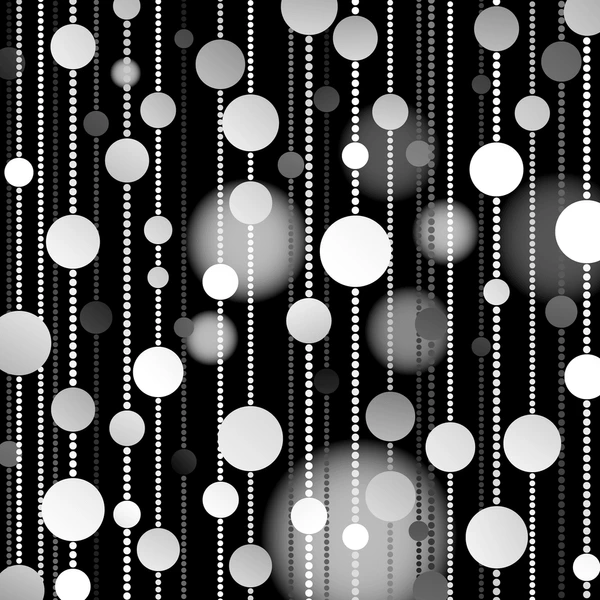
#> input picture aliasing.webp, 600 x 600 px
$ jupyter execute clase18_04_24.ipynb
#> lines starting #> are read from the running program, lines starting #| are printed output that depends on the picture
[cell 1]
import cv2
import numpy as np
import matplotlib.pyplot as plt

def conv_horizontal(img, mascara1):
    mascara=np.ones((1,mascara1),np.float32)/mascara1
    img_conv=cv2.filter2D(img,-1,mascara)
    return img_conv

image=cv2.imread('aliasing.webp')
#> image is the input picture: shape (600, 600, 3); mean B, G, R 81.1, 81.1, 81.1
img_rgb=cv2.cvtColor(image, cv2.COLOR_BGR2RGB)

img_r=conv_horizontal(img_rgb[:,:,0],111)
#> in conv_horizontal, `img_conv=cv2.filter2D(img,-1,mascara)`:
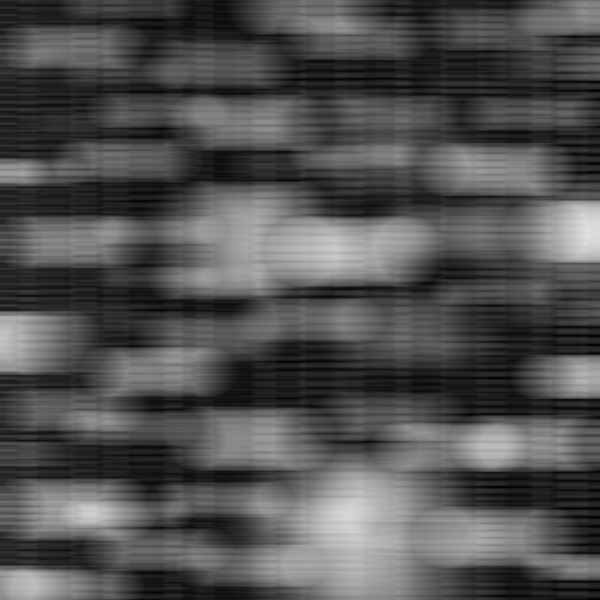
#> img_conv: shape (600, 600); min 0, max 223, mean 81.2
img_g=conv_horizontal(img_rgb[:,:,1],111)
img_b=conv_horizontal(img_rgb[:,:,2],111)

img_fin=np.stack([img_r,img_g,img_b],axis=2)

plt.subplot(121)
plt.imshow(img_rgb)

plt.subplot(122)
plt.imshow(img_fin)

plt.show()
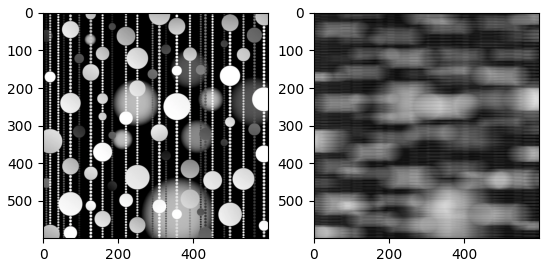
#> figure drawn by matplotlib, 2 panels

aplica la convolucion vertical y deagonal en el codigo expresado

vertical

[cell 2]
def conv_vertical(img, mascara1):
#> called with mascara1 = 111
    mascara = np.ones((mascara1,1), np.float32) / mascara1
    img_conv = cv2.filter2D(img, -1, mascara)
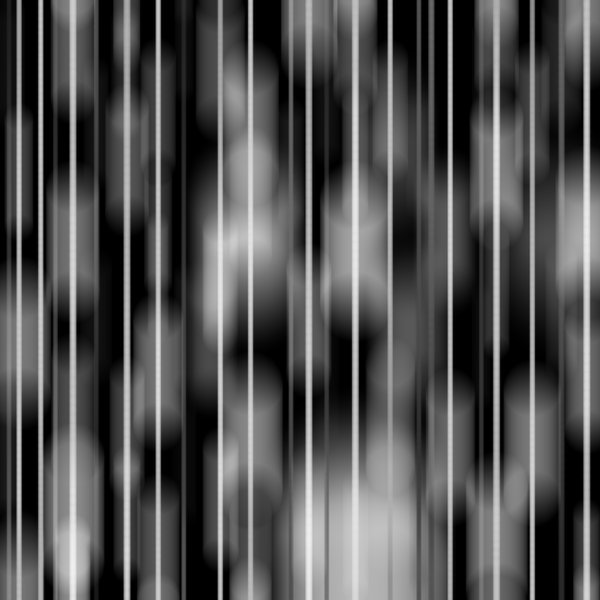
#> img_conv: shape (600, 600); min 0, max 240, mean 81.2
    return img_conv

img_rgb=cv2.cvtColor(image, cv2.COLOR_BGR2RGB)

img_r_vert=conv_vertical(img_rgb[:,:,0],111)
img_g_vert=conv_vertical(img_rgb[:,:,1],111)
img_b_vert=conv_vertical(img_rgb[:,:,2],111)

img_fin_vert=np.stack([img_r_vert,img_g_vert,img_b_vert],axis=2)

plt.subplot(121)
plt.imshow(img_rgb)
plt.title('Original')

plt.subplot(122)
plt.imshow(img_fin_vert)
plt.title('Vertical')

plt.show()
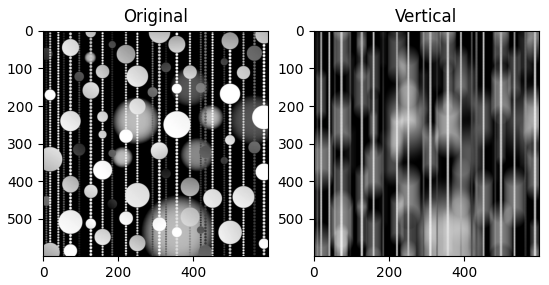
#> figure drawn by matplotlib, 2 panels

diagonal

[cell 3]
import cv2
import numpy as np
import matplotlib.pyplot as plt

def conv_diagonal(img, mascara):
    tamano_mascara = len(mascara)
    diago = np.diag(mascara)

    img_conv = cv2.filter2D(img, -1, diago)
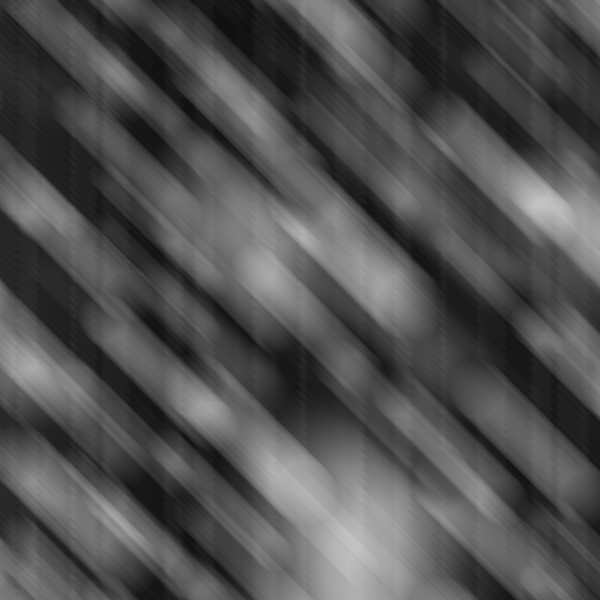
#> img_conv: shape (600, 600); min 15, max 195, mean 80.7
    return img_conv

image = cv2.imread('aliasing.webp')
img_rgb = cv2.cvtColor(image, cv2.COLOR_BGR2RGB)

# definir la mascara diagonal
mascara_diagonal = np.ones(111) / 111

img_r = conv_diagonal(img_rgb[:, :, 0], mascara_diagonal)
img_g = conv_diagonal(img_rgb[:, :, 1], mascara_diagonal)
img_b = conv_diagonal(img_rgb[:, :, 2], mascara_diagonal)

img_fin = np.stack([img_r, img_g, img_b], axis=2)

plt.subplot(121)
plt.imshow(img_rgb)
plt.title('Original')

plt.subplot(122)
plt.imshow(img_fin)
plt.title(' Diagonal')

plt.show()

$ run again, with bunarizada_inv.jpg saved as aliasing.webp
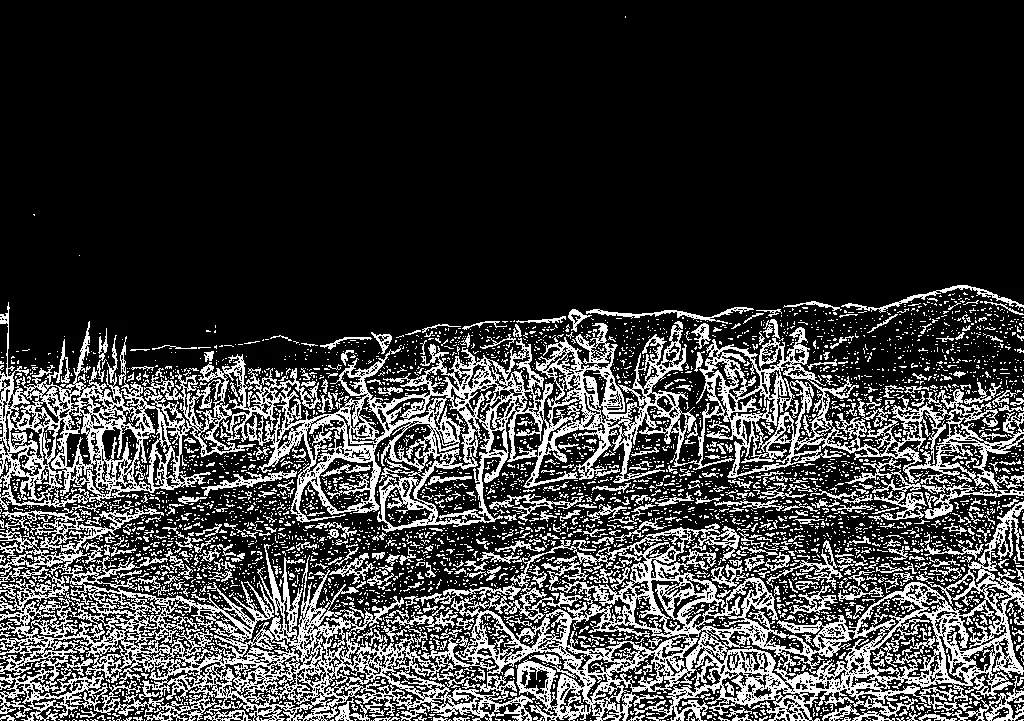
#> input picture bunarizada_inv.jpg, 1024 x 721 px
#> image is the input picture: shape (721, 1024, 3); mean B, G, R 58.7, 58.7, 58.7
#> `plt.show()`:
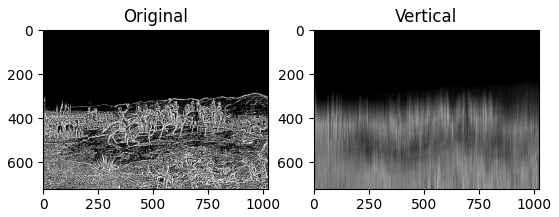
#> figure drawn by matplotlib, 2 panels
#> in conv_diagonal, `img_conv = cv2.filter2D(img, -1, diago)`:
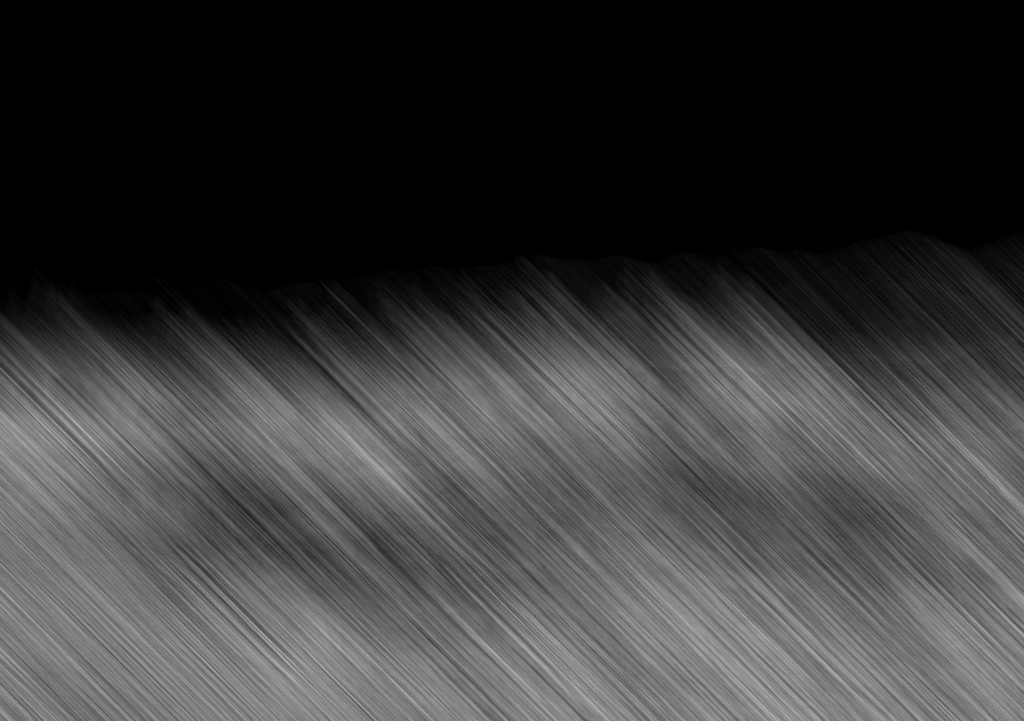
#> img_conv: shape (721, 1024); min 0, max 183, mean 58.7
